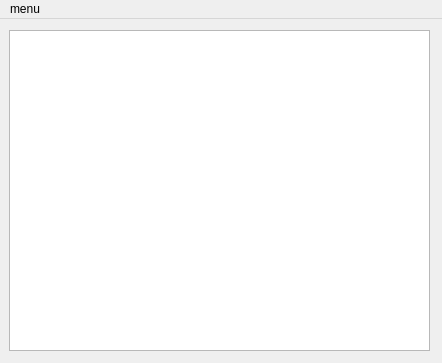
<?xml version="1.0" encoding="UTF-8"?>
<ui version="4.0">
 <class>MainWindow</class>
 <widget class="QMainWindow" name="MainWindow">
  <property name="geometry">
   <rect>
    <x>0</x>
    <y>0</y>
    <width>442</width>
    <height>363</height>
   </rect>
  </property>
  <property name="windowTitle">
   <string>HOMEWORK</string>
  </property>
  <widget class="QWidget" name="centralwidget">
   <widget class="QWidget" name="verticalLayoutWidget">
    <property name="geometry">
     <rect>
      <x>9</x>
      <y>11</y>
      <width>421</width>
      <height>321</height>
     </rect>
    </property>
    <layout class="QVBoxLayout" name="verticalLayout">
     <item>
      <widget class="QTextBrowser" name="homeworkBrowser"/>
     </item>
    </layout>
   </widget>
  </widget>
  <widget class="QMenuBar" name="menuBar">
   <property name="geometry">
    <rect>
     <x>0</x>
     <y>0</y>
     <width>442</width>
     <height>21</height>
    </rect>
   </property>
   <widget class="QMenu" name="menumenu">
    <property name="title">
     <string>menu</string>
    </property>
    <addaction name="actionChangeDate"/>
    <addaction name="actionLogin_2"/>
   </widget>
   <addaction name="menumenu"/>
  </widget>
  <action name="actionChange_date">
   <property name="text">
    <string>Change date</string>
   </property>
  </action>
  <action name="actionLogin">
   <property name="text">
    <string>Login</string>
   </property>
  </action>
  <action name="actionChangeDate">
   <property name="text">
    <string>Change date</string>
   </property>
  </action>
  <action name="actionLogin_2">
   <property name="text">
    <string>Login</string>
   </property>
  </action>
 </widget>
 <resources/>
 <connections/>
</ui>
